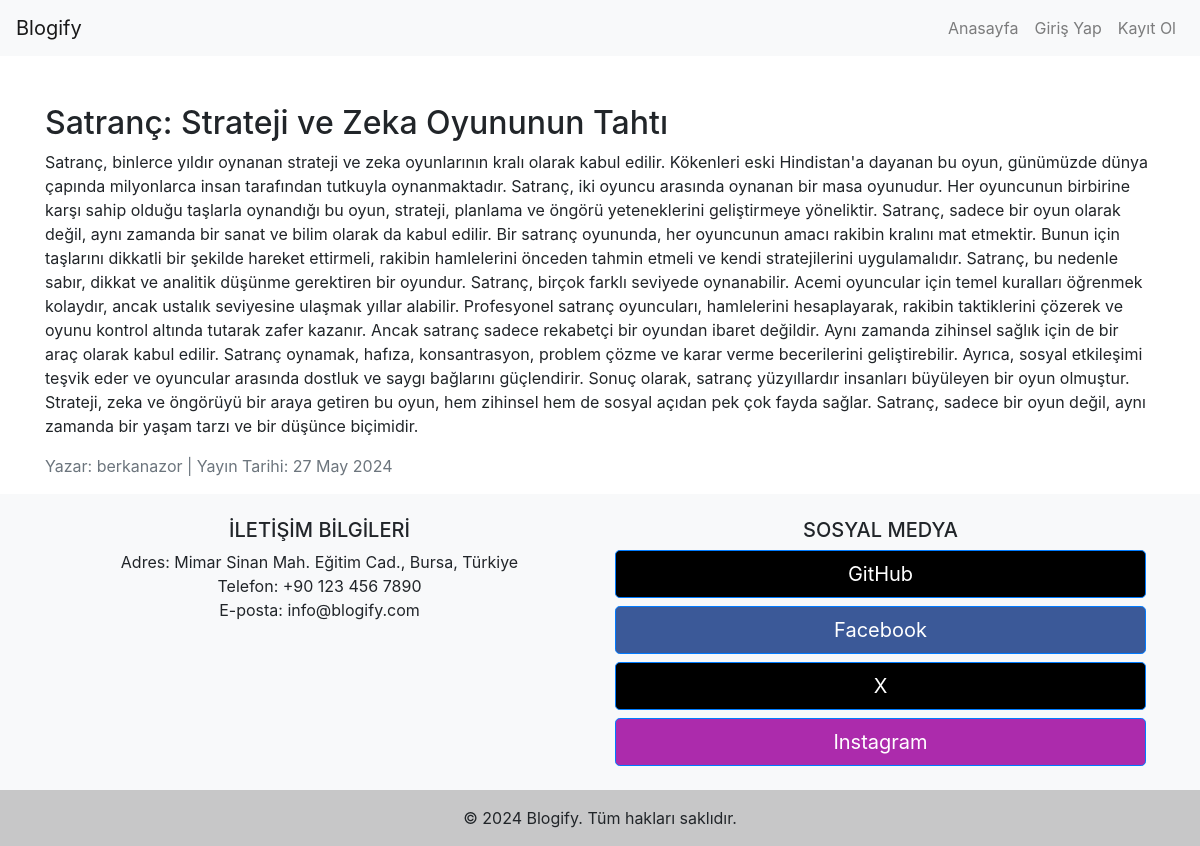
The page /blog/read_more.php?id=2 on the database its author committed.
### tables this page shows
CREATE TABLE `blog_posts` (
  `id` int(11) NOT NULL,
  `title` varchar(255) NOT NULL,
  `content` text NOT NULL,
  `author` varchar(255) NOT NULL,
  `created_at` timestamp NOT NULL DEFAULT current_timestamp() ON UPDATE current_timestamp()
);

### blog/read_more.php (the view)
<?php
include 'header.php';
include 'db.php';
if (isset($_GET['id']) && !empty($_GET['id'])) {
    $post_id = $_GET['id'];
    $query = "SELECT * FROM blog_posts WHERE id = ?";
    $stmt = $conn->prepare($query);
    $stmt->bind_param("i", $post_id);
    $stmt->execute();
    $result = $stmt->get_result();
    if ($result->num_rows > 0) {
        $row = $result->fetch_assoc();
        ?>
        <div class="container mt-5">
            <h2><?php echo $row['title']; ?></h2>
            <p><?php echo $row['content']; ?></p>
            <p class="text-muted">Yazar: <?php echo $row['author']; ?> | Yayın Tarihi: <?php echo date('d M Y', strtotime($row['created_at'])); ?></p>
        </div>
        <?php
    } else {
        echo "<div class='container mt-5'><p>Blog yazısı bulunamadı.</p></div>";
    }
} else {
    echo "<div class='container mt-5'><p>Blog yazısı ID'si belirtilmedi.</p></div>";
}
include 'footer.php';
?>

### rows shown on the page
blog_posts: title "Satranç: Strateji ve Zeka Oyununun Tahtı", content "Satranç, binlerce yıldır oynanan strateji ve zeka oyunlarının kralı olarak kabul edilir. Kökenleri eski Hindistan'a dayanan bu oyun, günümüzde dünya çapında milyonlarca insan tarafından tutkuyla oynanmaktadır. Satranç, iki oyuncu arasında oynanan bir masa oyunudur. Her oyuncunun birbirine karşı sahip olduğu taşlarla oynandığı bu oyun, strateji, planlama ve öngörü yeteneklerini geliştirmeye yöneliktir. Satranç, sadece bir oyun olarak değil, aynı zamanda bir sanat ve bilim olarak da kabul edilir. Bir satranç oyununda, her oyuncunun amacı rakibin kralını mat etmektir. Bunun için taşlarını dikkatli bir şekilde hareket ettirmeli, rakibin hamlelerini önceden tahmin etmeli ve kendi stratejilerini…", author "berkanazor", created_at "27 May 2024"
